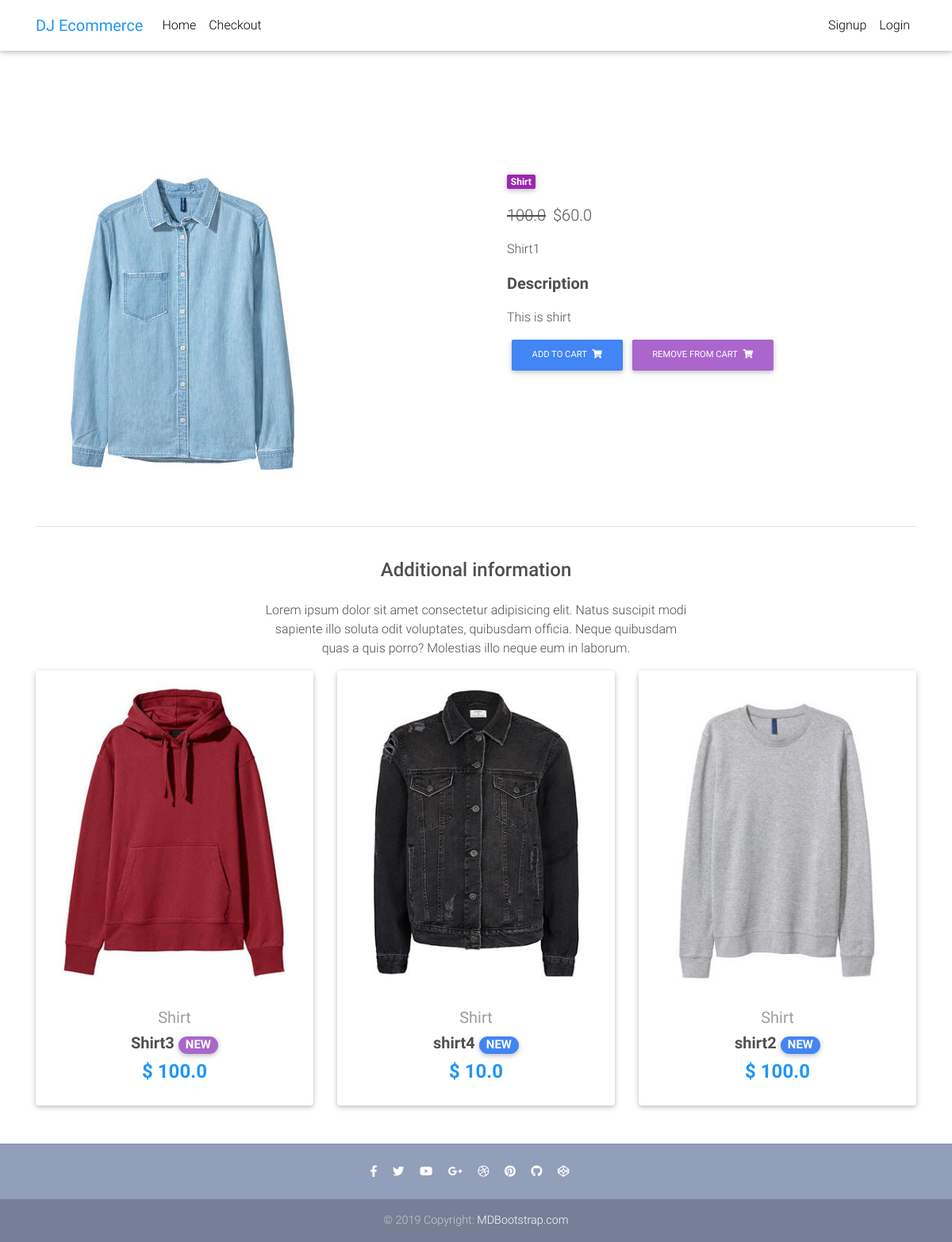
The app's page /product/shirt-slug with its own data.
### core/models.py (models this page shows, shortened)
class Item(models.Model):
    title = models.CharField(max_length=100)
    category = models.CharField(choices=CATEGORY_CHOICES, max_length=2)
    label = models.CharField(choices=LABEL_CHOICES, max_length=1)
    slug = models.SlugField()
    price = models.FloatField()
    description = models.TextField(blank=True, null=True)
    discount_price = models.FloatField(blank=True, null=True)
    image = models.ImageField()
    def get_absolute_url(self):
        return reverse("core:product", kwargs={
            'slug':self.slug
        })
    def get_add_to_cart_url(self):
        return reverse("core:add-to-cart", kwargs={
            'slug':self.slug
        })
    def get_remove_from_cart_url(self):
        return reverse("core:remove-from-cart", kwargs={
            'slug':self.slug
        })

### core/views.py (the view)
# urls.py: path('product/<slug>',ItemDetailView, name='product' ),
def ItemDetailView(request, slug):
    item = get_object_or_404( Item, slug = slug)
    items = Item.objects.filter(category=item.category).exclude(slug=slug)
    context = {
            'object' : item,
            'items' : items
        }
    return render(request, "product.html", context)

### templates/product.html (shortened to what this page needs)
{% extends "base.html" %}
{% block content %}
  <main class="mt-5 pt-4">
    <div class="container dark-grey-text mt-5">
      <div class="row wow fadeIn">
        <div class="col-md-6 mb-4">
          <img src="{{object.image.url}}" class="img-fluid" alt="">
        </div>
        <div class="col-md-6 mb-4">
          <div class="p-4">
            <div class="mb-3">
              <a href="">
                <span class="badge purple mr-1">{{object.get_category_display}}</span>
              </a>
            </div>
            <p class="lead">
              {% if object.discount_price %}
              <span class="mr-1">
                <del>{{object.price}}</del>
              </span>
              <span>${{object.discount_price}}</span>
              {% else %}
              <span>${{object.price}}</span>
              {% endif %}
              </p>
              <p>{{object.title}}</p>
            <p class="lead font-weight-bold">Description</p>
            <p>{{object.description}}</p>
            <form class="d-flex justify-content-left">
              <a href="{{ object.get_add_to_cart_url }}" class="btn btn-primary btn-md my-0 p" type="submit">Add to cart
                <i class="fas fa-shopping-cart ml-1"></i>
              </a>
              <a href="{{object.get_remove_from_cart_url}}" class="btn btn-secondary btn-md my-0 p" type="submit">Remove from cart
                <i class="fas fa-shopping-cart ml-1"></i>
              </a>
            </form>
          </div>
        </div>
      </div>
      <hr>
      <div class="row d-flex justify-content-center wow fadeIn">
        <div class="col-md-6 text-center">
          <h4 class="my-4 h4">Additional information</h4>
          <p>Lorem ipsum dolor sit amet consectetur adipisicing elit. Natus suscipit modi sapiente illo soluta odit
            voluptates,
            quibusdam officia. Neque quibusdam quas a quis porro? Molestias illo neque eum in laborum.</p>
        </div>
      </div>
      <div class="row wow fadeIn">
        {% for item in items %}
        <div class="col-lg-4 col-md-12 mb-4">
         <div class="card">
          <div class="view overlay">
            <img src="{{item.image.url}}" class="card-img-top"
              alt="">
          </div>
          <div class="card-body text-center">
            <a href="" class="grey-text">
              <h5>{{item.get_category_display}}</h5>
            </a>
            <h5>
              <strong>
                <a href="" class="dark-grey-text">{{item.title}}
                  <span class="badge badge-pill {{item.get_label_display}}-color">NEW</span>
                </a>
              </strong>
            </h5>
            <h4 class="font-weight-bold blue-text">
              <strong>$
                {% if item.discount_price %}
                {{item.discount_price}}
                {% else %}
                {{ item.price }}
                {% endif %}
              </strong>
            </h4>
          </div>
        </div>
        </div>
        {% endfor %}
      </div>
    </div>
  </main>
{% endblock content %}

### templates/base.html (style rules this page uses)
html, body, header, .carousel { height: 60vh; }

### records on screen
Item: image (picture), category "Shirt", price "100.0", discount_price "60.0", title "Shirt1", description "This is shirt"
Item: image (picture), category "Shirt", title "Shirt3", price "100.0"
Item: image (picture), category "Shirt", title "shirt4", discount_price "10.0"
Item: image (picture), category "Shirt", title "shirt2", price "100.0"
